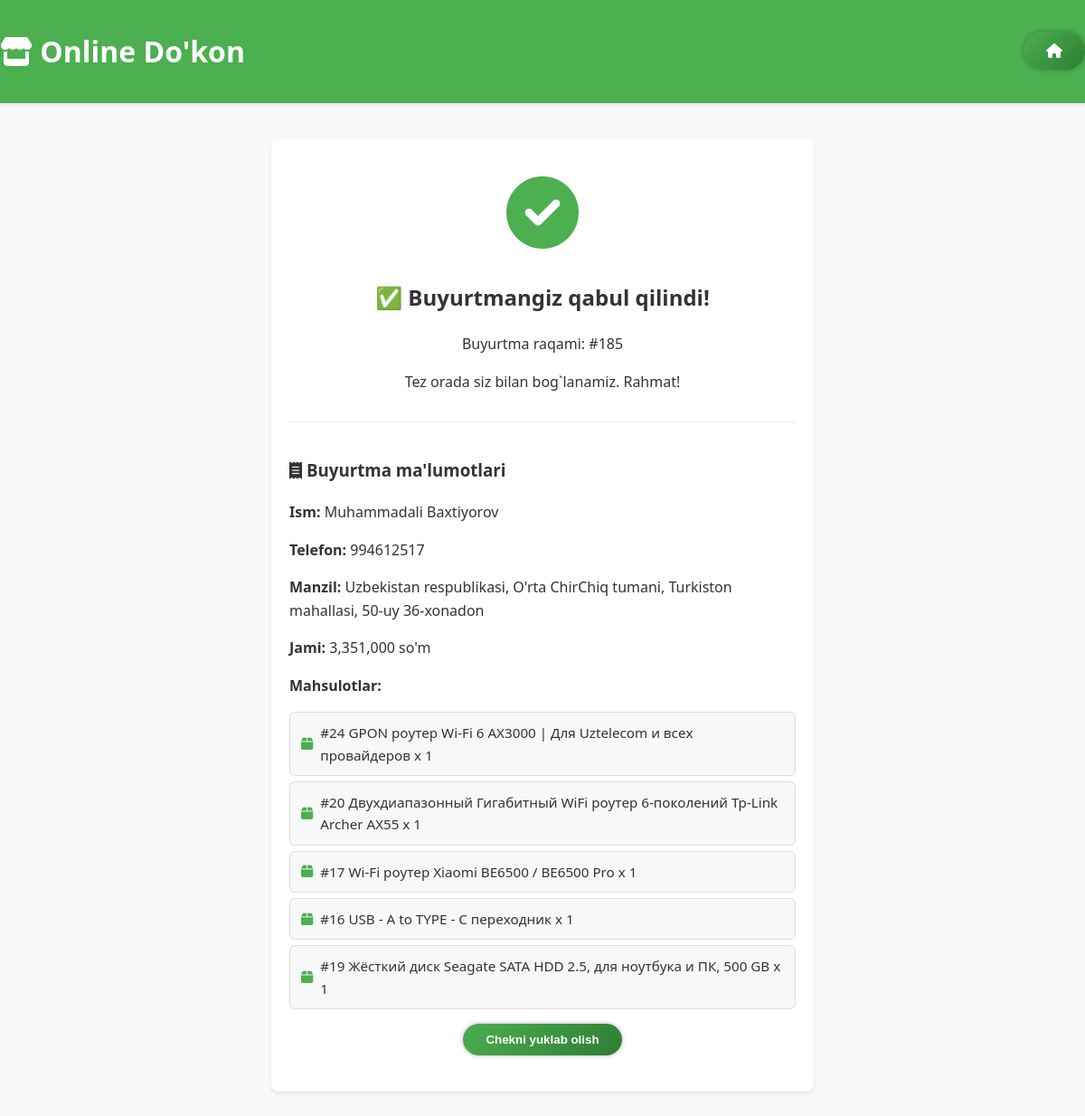
Page /success/185 on the committed database.
### tables this page shows
CREATE TABLE "orders" (id INTEGER PRIMARY KEY AUTOINCREMENT, name TEXT, phone TEXT, address TEXT, location TEXT, products TEXT, total_price INTEGER, data_add TEXT, status TEXT DEFAULT ('YANGI'));

### app.py (the view)
@app.route('/success/<int:order_id>')
def success(order_id):
    conn = get_db_connection()
    order = conn.execute('SELECT * FROM orders WHERE id = ?', (order_id,)).fetchone()
    conn.close()
    products = []
    if order and order['products']:
        raw_items = re.split(r'\),\s*\(', order['products'])
        products = [item.strip("() ").strip() for item in raw_items]
    return render_template('success.html', order=order, products=products)

### app.py (called while the page is built)
def get_db_connection():
    conn = sqlite3.connect('database/shop.db')
    conn.row_factory = sqlite3.Row
    return conn

### templates/success.html (shortened to what this page needs)
<!DOCTYPE html>
<html lang="uz">
<head>
    <link rel="stylesheet" href="{{ url_for('static', filename='styles.css') }}">
    <link rel="stylesheet" href="https://cdnjs.cloudflare.com/ajax/libs/font-awesome/6.0.0/css/all.min.css">
</head>
<body>
    <header class="header">
        <div class="container">
            <h1><i class="fas fa-store"></i> Online Do'kon</h1>
            <nav class="bottom-nav">
                <a href="{{ url_for('index') }}" class="btn">
                    <i class="fas fa-home"></i>
                </a>
            </nav>
        </div>
    </header>
    <main class="container">
        <div class="success-message">
            <div class="success-icon">
                <i class="fas fa-check-circle" style="font-size: 80px; color: #4CAF50;"></i>
            </div>
            <h2>✅ Buyurtmangiz qabul qilindi!</h2>
            <p>Buyurtma raqami: #{{ order.id }}</p>
            <p>Tez orada siz bilan bog`lanamiz. Rahmat!</p>
            <div class="order-details">
                <h3><i class="fas fa-receipt"></i> Buyurtma ma'lumotlari</h3>
                <p><strong>Ism:</strong> {{ order.name }}</p>
                <p><strong>Telefon:</strong> {{ order.phone }}</p>
                <p><strong>Manzil:</strong> {{ order.address }}</p>
                <p><strong>Jami:</strong> {{ "{:,.0f}".format(order.total_price) }} so'm</p>
                <p><strong>Mahsulotlar:</strong></p>
                <ul class="product-list">
                    {% for product in products %}
                    <li><i class="fas fa-box"></i> {{ product }}</li>
                    {% endfor %}
                </ul>
            </div>
            <button id="downloadBtn" class="btn" data-order="{{ order.id }}">
                Chekni yuklab olish
            </button>
        </div>
    </main>
</body>
</html>

### static/styles.css (style rules this page uses)
:root { --primary: rgb(76, 175, 80); --secondary: #FF9800; --light: #f5f5f5; --dark: #333; --border: #e0e0e0; }
body { font-family: 'Segoe UI', Tahoma, sans-serif; line-height: 1.6; color: var(--dark); background: #f9f9f9; margin: 0; padding: 0; transition: background 0.3s ease; }
*, *::before, *::after { box-sizing: border-box; }
.container { max-width: 2400px; justify-content: space-between; gap: 40px; margin: 0 auto; padding: 0 15px; width: 100%; }
.header { background: var(--primary); color: #fff; box-shadow: 0 2px 4px rgba(0,0,0,0.1); }
.header .container { display: flex; justify-content: space-between; align-items: center; padding: 10px 0; }
.btn { background: linear-gradient(135deg, var(--primary), #2e7d32); color: #fff; padding: 10px 25px; border: none; border-radius: 25px; font-weight: 600; cursor: pointer; transition: all 0.3s ease; box-shadow: 0 0 5px rgba(0,0,0,0.3); }

### templates/success.html (style rules this page uses)
.success-message { text-align: center; padding: 40px 20px; background: white; border-radius: 8px; box-shadow: 0 2px 4px rgba(0, 0, 0, 0.1); max-width: 600px; margin: 40px auto; }
.success-icon { color: #4CAF50; font-size: 60px; margin-bottom: 20px; }
.order-details { margin-top: 30px; text-align: left; border-top: 1px solid #eee; padding-top: 20px; }
.product-list { list-style: none; padding-left: 0; margin-top: 10px; }
.product-list li { background: #f8f8f8; margin: 6px 0; padding: 10px 12px; border-radius: 6px; border: 1px solid #ddd; font-size: 0.95rem; display: flex; align-items: center; gap: 8px; }
.product-list li i { color: #4CAF50; }

### rows in the picture
orders: id "185", name "Muhammadali Baxtiyorov", phone "994612517", address "Uzbekistan respublikasi, O'rta ChirChiq tumani, Turkiston mahallasi, 50-uy 36-xonadon", total_price "3,351,000"

### other values in the picture
{{ product }} "#24 GPON роутер Wi-Fi 6 AX3000 | Для Uztelecom и всех провайдеров x 1" "#20 Двухдиапазонный Гигабитный WiFi роутер 6-поколений Tp-Link Archer AX55 x 1" "#17 Wi-Fi роутер Xiaomi BE6500 / BE6500 Pro x 1" "#16 USB - A to TYPE - C переходник x 1" "#19 Жёсткий диск Seagate SATA HDD 2.5, для ноутбука и ПК, 500 GB x 1"
